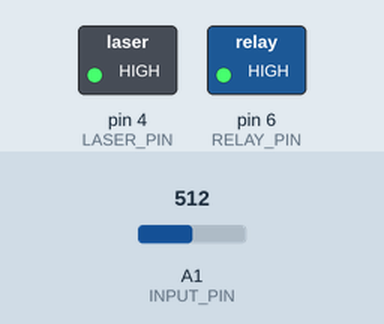
Recording of a sketch running on a simulated Arduino Uno, built with avr-gcc and run on an emulated ATmega328P. Parts: switched loads named in the sketch (green lamp = pin HIGH). Inputs (shaded band) come from the test bench; at power-on: A1 (INPUT_PIN) = 512. What the sketch prints to the serial monitor is not drawn.

Above: at 0.3 s.
Timing chart, 0 to 1.8 s (numbered marks = the images above):
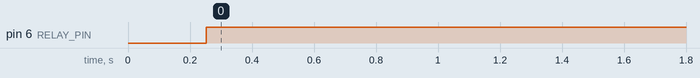

The sketch:

LaserPhotogatePowerMeter.ino
```cpp
//PINs and power threshold
#define LASER_PIN 4
#define RELAY_PIN 6
#define RELAY_POWER_THRESHOLD 20

#define INPUT_PIN A1
#define DETECT_THRESHOLD 100

/* update frequency, default 4 Hz*/
#define UPDATE_FREQ 4

/*Wheel settings*/
#define SPOKES 24
#define RADIUS 0.111

int polledFrequency = -1;
unsigned long printTime = 0;

void setup() {
  // put your setup code here, to run once:
  pinMode(LASER_PIN, OUTPUT);
  digitalWrite(LASER_PIN, HIGH);

  pinMode(RELAY_PIN, OUTPUT);
  digitalWrite(RELAY_PIN, LOW);
  Serial.begin(9600);

}

void loop() {
  // put your main code here, to run repeatedly:
  updateFrequencyCounter();

  if (millis() - printTime > 1000.0/UPDATE_FREQ) {
    float velocity = 2*3.1416*polledFrequency / SPOKES*RADIUS*3.6;
    float power = 13.04*velocity +17.4; // linear model k*v + b
    Serial.println(power);
    printTime = millis();
    Serial.println(velocity);

    if (power > RELAY_POWER_THRESHOLD) {
      digitalWrite(RELAY_PIN, LOW);
      }
     else {
      digitalWrite(RELAY_PIN, HIGH);
      }
    }

}
// Timestamp when polledFrequency was updated
unsigned long dataUpdateTime = 0;

// Counter how many spokes were DETECTed since dataUpdateTime
int frequencyCounter = 0;
bool lastBlocked = false;

void updateFrequencyCounter() {
   bool currentlyBlocked = false;

   if (analogRead(INPUT_PIN) < DETECT_THRESHOLD ) {
    currentlyBlocked = true;
    }

   if (currentlyBlocked && !lastBlocked ) {
    frequencyCounter++;
    }

   lastBlocked = currentlyBlocked;

   if (millis() - dataUpdateTime > (1.0 / UPDATE_FREQ)*1000) {
    dataUpdateTime = millis();
    polledFrequency = frequencyCounter * UPDATE_FREQ;
    frequencyCounter = 0;
    }
  }
```

Measured:
- by itself, pin 6 (RELAY_PIN): LOW → HIGH at 0.25 s
